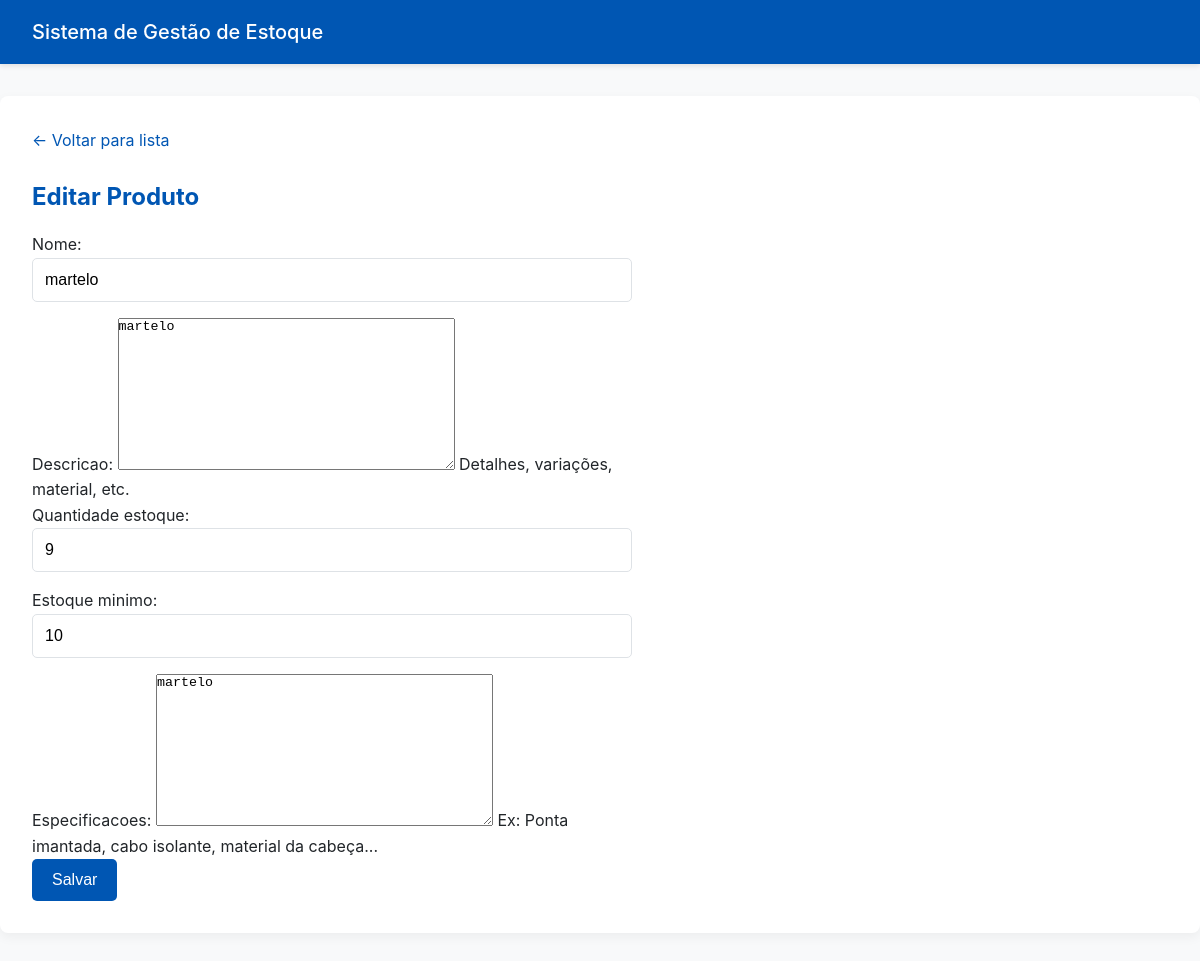
The app's page /produtos/editar/3/ (signed in) with its own data.
### produtos/models.py (models this page shows, shortened)
class Produto(models.Model):
    nome = models.CharField(max_length=100, unique=True)
    descricao = models.TextField(blank=True, null=True, help_text="Detalhes, variações, material, etc.")
    quantidade_estoque = models.PositiveIntegerField(default=0)
    estoque_minimo = models.PositiveIntegerField(default=10)
    especificacoes = models.TextField(blank=True, null=True, help_text="Ex: Ponta imantada, cabo isolante, material da cabeça...")

### produtos/views.py (the view)
# urls.py: path('editar/<int:pk>/', views.editar_produto, name='editar_produto'),
@login_required
def editar_produto(request, pk):
    produto = get_object_or_404(Produto, pk=pk) # Busca o produto ou retorna 404
    if request.method == 'POST':
        form = ProdutoForm(request.POST, instance=produto)
        if form.is_valid():
            form.save()
            return redirect('lista_produtos')
    else:
        form = ProdutoForm(instance=produto)
    return render(request, 'produtos/form_produto.html', {'form': form, 'titulo': 'Editar Produto'})

### produtos/forms.py
class ProdutoForm(forms.ModelForm):
    class Meta:
        model = Produto
        fields = ['nome', 'descricao', 'quantidade_estoque', 'estoque_minimo', 'especificacoes']

### templates/produtos/form_produto.html (shortened to what this page needs)
{% extends 'base.html' %}
{% block content %}
<div class="container">
    <nav>
        <a href="{% url 'lista_produtos' %}">← Voltar para lista</a>
    </nav>
    <h2>{{ titulo }}</h2>
    <form method="post" style="max-width: 600px;">
        {{ form.as_p }}
        <button type="submit" class="btn btn-primary">Salvar</button>
    </form>
</div>
{% endblock %}

### templates/base.html (style rules this page uses)
:root { --cor-primaria: #0056b3; --cor-secundaria: #f8f9fa; --cor-fundo: #ffffff; --cor-texto: #212529; --cor-borda: #dee2e6; --cor-sucesso: #28a745; --cor-perigo: #dc3545; --cor-aviso: #ffc107; --sombra: 0 4px 12px rgba(0, 0, 0, 0.05); }
* { box-sizing: border-box; margin: 0; padding: 0; }
body { font-family: -apple-system, BlinkMacSystemFont, "Segoe UI", Roboto, "Helvetica Neue", Arial, sans-serif; background-color: var(--cor-secundaria); color: var(--cor-texto); line-height: 1.6; }
.container { max-width: 1200px; margin: 2rem auto; padding: 2rem; background-color: var(--cor-fundo); border-radius: 8px; box-shadow: var(--sombra); }
h1, h2, h3 { margin-bottom: 1rem; color: var(--cor-primaria); }
a { color: var(--cor-primaria); text-decoration: none; }
.btn { display: inline-block; padding: 0.75rem 1.25rem; font-size: 1rem; font-weight: 500; text-align: center; text-decoration: none; cursor: pointer; border: none; border-radius: 5px; transition: opacity 0.2s ease; }
.btn-primary { background-color: var(--cor-primaria); color: white; }
form { margin-top: 1rem; }
input[type="text"], input[type="number"], input[type="password"], input[type="email"] { width: 100%; padding: 0.75rem; font-size: 1rem; border: 1px solid var(--cor-borda); border-radius: 5px; margin-bottom: 1rem; }
nav { margin-bottom: 1.5rem; }

### records on screen
Produto: nome "martelo", descricao "martelo", quantidade_estoque "9", estoque_minimo "10", especificacoes "martelo"

### other values on screen
{{ titulo }} "Editar Produto"
